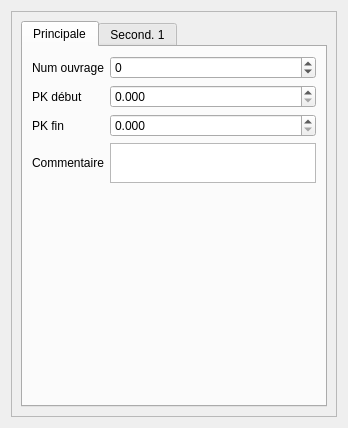
<?xml version="1.0" encoding="UTF-8"?>
<ui version="4.0">
 <class>Form</class>
 <widget class="QWidget" name="Form">
  <property name="geometry">
   <rect>
    <x>0</x>
    <y>0</y>
    <width>348</width>
    <height>428</height>
   </rect>
  </property>
  <property name="windowTitle">
   <string>Form</string>
  </property>
  <layout class="QVBoxLayout" name="verticalLayout" stretch="0">
   <item>
    <widget class="QFrame" name="frame_2">
     <property name="frameShape">
      <enum>QFrame::StyledPanel</enum>
     </property>
     <property name="frameShadow">
      <enum>QFrame::Raised</enum>
     </property>
     <layout class="QVBoxLayout" name="verticalLayout_2">
      <item>
       <widget class="QTabWidget" name="tabWidget">
        <property name="currentIndex">
         <number>0</number>
        </property>
        <widget class="QWidget" name="tab">
         <attribute name="title">
          <string>Principale</string>
         </attribute>
         <layout class="QGridLayout" name="gridLayout">
          <item row="1" column="0">
           <widget class="QLabel" name="label_7">
            <property name="text">
             <string>PK début</string>
            </property>
           </widget>
          </item>
          <item row="3" column="0">
           <widget class="QLabel" name="label_9">
            <property name="text">
             <string>Commentaire</string>
            </property>
           </widget>
          </item>
          <item row="3" column="1">
           <widget class="QTextBrowser" name="textBrowser_comm">
            <property name="maximumSize">
             <size>
              <width>16777215</width>
              <height>40</height>
             </size>
            </property>
            <property name="readOnly">
             <bool>false</bool>
            </property>
           </widget>
          </item>
          <item row="0" column="0">
           <widget class="QLabel" name="label_6">
            <property name="text">
             <string>Num ouvrage</string>
            </property>
           </widget>
          </item>
          <item row="0" column="1">
           <widget class="QSpinBox" name="spinBox_num_ouvrage">
            <property name="minimum">
             <number>-1</number>
            </property>
            <property name="maximum">
             <number>9999999</number>
            </property>
           </widget>
          </item>
          <item row="2" column="1">
           <widget class="QDoubleSpinBox" name="doubleSpinBox_pkfin">
            <property name="decimals">
             <number>3</number>
            </property>
            <property name="maximum">
             <double>999999.000000000000000</double>
            </property>
           </widget>
          </item>
          <item row="1" column="1">
           <widget class="QDoubleSpinBox" name="doubleSpinBox_pkdebut">
            <property name="decimals">
             <number>3</number>
            </property>
            <property name="maximum">
             <double>999999.000000000000000</double>
            </property>
           </widget>
          </item>
          <item row="2" column="0">
           <widget class="QLabel" name="label_8">
            <property name="text">
             <string>PK fin</string>
            </property>
           </widget>
          </item>
          <item row="4" column="1">
           <spacer name="verticalSpacer">
            <property name="orientation">
             <enum>Qt::Vertical</enum>
            </property>
            <property name="sizeHint" stdset="0">
             <size>
              <width>20</width>
              <height>40</height>
             </size>
            </property>
           </spacer>
          </item>
         </layout>
        </widget>
        <widget class="QWidget" name="tab_2">
         <attribute name="title">
          <string>Second. 1</string>
         </attribute>
         <layout class="QGridLayout" name="gridLayout_2">
          <item row="1" column="1">
           <widget class="QSpinBox" name="spinBox_id_lst_gabarit">
            <property name="minimum">
             <number>-1</number>
            </property>
           </widget>
          </item>
          <item row="0" column="0">
           <widget class="QLabel" name="label">
            <property name="text">
             <string>Nombre passe</string>
            </property>
           </widget>
          </item>
          <item row="1" column="0">
           <widget class="QLabel" name="label_2">
            <property name="text">
             <string>id_lst_gabarit</string>
            </property>
           </widget>
          </item>
          <item row="2" column="0">
           <widget class="QLabel" name="label_3">
            <property name="text">
             <string>gabarit_passe</string>
            </property>
           </widget>
          </item>
          <item row="0" column="1">
           <widget class="QSpinBox" name="spinBox_nbre_pass">
            <property name="minimum">
             <number>-1</number>
            </property>
           </widget>
          </item>
          <item row="2" column="1">
           <widget class="QSpinBox" name="spinBox_gabarit_passe">
            <property name="minimum">
             <number>-1</number>
            </property>
           </widget>
          </item>
          <item row="3" column="0">
           <widget class="QLabel" name="label_4">
            <property name="text">
             <string>mode_expl_manuel_barrage</string>
            </property>
           </widget>
          </item>
          <item row="3" column="1">
           <widget class="QTextBrowser" name="textBrowser_mode_expl_manuel_barrage"/>
          </item>
          <item row="4" column="0">
           <widget class="QLabel" name="label_5">
            <property name="text">
             <string>nb_vannes</string>
            </property>
           </widget>
          </item>
          <item row="4" column="1">
           <widget class="QSpinBox" name="spinBox_nb_vannes">
            <property name="minimum">
             <number>-1</number>
            </property>
           </widget>
          </item>
         </layout>
        </widget>
       </widget>
      </item>
     </layout>
    </widget>
   </item>
  </layout>
 </widget>
 <resources/>
 <connections/>
</ui>
